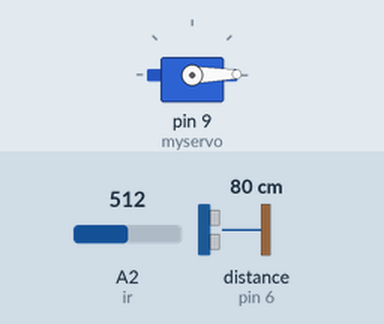
Simulated run of this sketch. Board: Arduino Uno, built with avr-gcc and run on an emulated ATmega328P. Parts: servo. Wiring (inferred from the names in the program): ultrasonic range finder: trigger pin 5; echo pin 6. Inputs (shaded band) come from the test bench; at power-on: distance to the obstacle (sensor on pin 6) 80 cm, A2 (ir) = 512. The echo pulse lasts 58.3 µs per cm; what the sketch prints to the serial monitor is not drawn.

Above: at 1.2 s.
1.3 s: distance to the obstacle (sensor on pin 6) set to 2 cm
2.8 s: A2 (ir) set to 589
4.3 s: A2 (ir) set to 616
At 4.7 s:
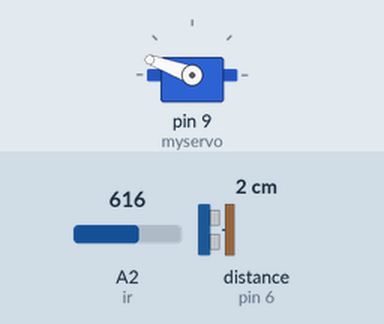
Timing chart, 0 to 7.3 s (numbered marks = the images above; inputs shaded):
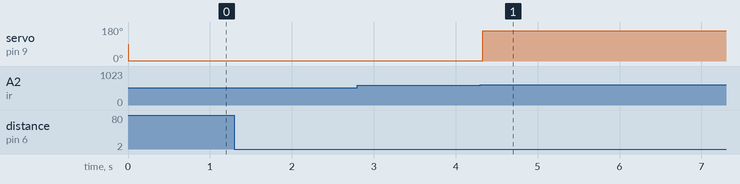

The sketch:

DigitalTap.ino
```cpp
#include <Servo.h>
#include <SoftwareSerial.h>

Servo myservo;

const int trig=5;
const int echo=6;

const int ir=A2;
int seek=0;

const int tx=10;
const int rx=11;

SoftwareSerial bluetooth(rx,tx);

int flow=180;

void setup()
{
 myservo.attach(9);
 pinMode(trig,OUTPUT);
 pinMode(echo,INPUT);
 pinMode(ir,INPUT);
 bluetooth.begin(9600);
 Serial.begin(9600);
}


void loop()
{
  int semaphore=0;
  int flow=0;
  int detect;

  if(bluetooth.available()>0)
  {
    seek=0;//bluetooth.read(); //to turn on seek=1; to turn off seek=0
  }

  if(seek>=1)
  {
    flow=seek;
    if(flow==180)
    servoTapOpen(180);
    else
    {
      if(seek==1)
      servoTapClose(0);
      else
      if((flow>=10)||(flow<=160))
      servoTapOpen(flow);
    }
  }
  else
  {
    detect=sonarDetector();
    Serial.print("?");
    Serial.print(detect);
    if(detect<50)
    {
     while(detect<50)
     {
      if(analogRead(ir)>600)
      {
         while(analogRead(ir)>600)
         {
         Serial.print(":");
         Serial.print(analogRead(ir));
         servoTapOpen(160);
         semaphore=1;
         delay(10);
         }
        servoTapClose(1);
      }
      delay(100);
      detect=sonarDetector();
     }
     servoTapOpen(180);
     delay(1000);
    }
    servoTapClose(1);
  }


}

int sonarDetector()
{
  int distance;
  float duration;
  digitalWrite(trig,LOW);
  delayMicroseconds(2);
  digitalWrite(trig,HIGH);
  delayMicroseconds(10);
  digitalWrite(trig,LOW);
  duration=pulseIn(echo,HIGH);
  distance=duration*0.034/2;
  return distance;
}

void servoTapOpen(int flow)
{
  myservo.write(flow);
}

void servoTapClose(int flow)
{
  myservo.write(flow);
}
```

Measured:
- the behaviour switches between 600 and 601 on A2 (ir) (found by bisection; images 0 and 1)
- after the input at 1.3 s, every drawn part: stays the same
- after the input at 2.8 s, every drawn part: stays the same
- after the input at 4.3 s, servo on pin 9 (myservo): 1° → 160° at once
